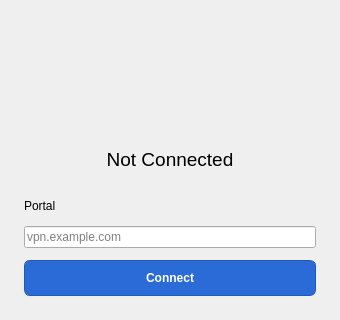
<?xml version="1.0" encoding="UTF-8"?>
<ui version="4.0">
 <class>GPClient</class>
 <widget class="QMainWindow" name="GPClient">
  <property name="geometry">
   <rect>
    <x>0</x>
    <y>0</y>
    <width>340</width>
    <height>320</height>
   </rect>
  </property>
  <property name="windowTitle">
   <string>GlobalProtect OpenConnect</string>
  </property>
  <property name="windowIcon">
   <iconset resource="resources.qrc">
    <normaloff>:/images/logo.svg</normaloff>:/images/logo.svg</iconset>
  </property>
  <property name="iconSize">
   <size>
    <width>22</width>
    <height>22</height>
   </size>
  </property>
  <widget class="QWidget" name="centralwidget">
   <layout class="QVBoxLayout" name="mainLayout">
    <property name="spacing">
     <number>12</number>
    </property>
    <property name="leftMargin">
     <number>24</number>
    </property>
    <property name="topMargin">
     <number>24</number>
    </property>
    <property name="rightMargin">
     <number>24</number>
    </property>
    <property name="bottomMargin">
     <number>24</number>
    </property>
    <item>
     <widget class="QLabel" name="statusImage">
      <property name="minimumSize">
       <size>
        <width>0</width>
        <height>112</height>
       </size>
      </property>
      <property name="maximumSize">
       <size>
        <width>16777215</width>
        <height>112</height>
       </size>
      </property>
      <property name="text">
       <string/>
      </property>
     </widget>
    </item>
    <item>
     <widget class="QLabel" name="statusLabel">
      <property name="font">
       <font>
        <pointsize>14</pointsize>
       </font>
      </property>
      <property name="text">
       <string>Not Connected</string>
      </property>
      <property name="alignment">
       <set>Qt::AlignCenter</set>
      </property>
     </widget>
    </item>
    <item>
     <widget class="QStackedWidget" name="viewStack">
      <property name="currentIndex">
       <number>0</number>
      </property>
      <widget class="QWidget" name="disconnectedView">
       <layout class="QVBoxLayout" name="disconnectedLayout">
        <property name="spacing">
         <number>6</number>
        </property>
        <property name="leftMargin">
         <number>0</number>
        </property>
        <property name="topMargin">
         <number>8</number>
        </property>
        <property name="rightMargin">
         <number>0</number>
        </property>
        <property name="bottomMargin">
         <number>0</number>
        </property>
        <item>
         <widget class="QLabel" name="portalLabel">
          <property name="text">
           <string>Portal</string>
          </property>
          <property name="buddy">
           <cstring>portalInput</cstring>
          </property>
         </widget>
        </item>
        <item>
         <widget class="QLineEdit" name="portalInput">
          <property name="placeholderText">
           <string>vpn.example.com</string>
          </property>
         </widget>
        </item>
       </layout>
      </widget>
      <widget class="QWidget" name="connectedView">
       <layout class="QVBoxLayout" name="connectedLayout">
        <property name="leftMargin">
         <number>0</number>
        </property>
        <property name="topMargin">
         <number>0</number>
        </property>
        <property name="rightMargin">
         <number>0</number>
        </property>
        <property name="bottomMargin">
         <number>0</number>
        </property>
       </layout>
      </widget>
     </widget>
    </item>
    <item>
     <widget class="QPushButton" name="connectButton">
      <property name="minimumSize">
       <size>
        <width>0</width>
        <height>36</height>
       </size>
      </property>
      <property name="styleSheet">
       <string notr="true">/* The accent of the primary button: the only fixed colour besides the shields,
   chosen to keep white text readable on light and dark palettes. */
#connectButton {
    background-color: #2a6bd8;
    color: white;
    border: 1px solid #2159b8;
    border-radius: 6px;
    padding: 6px 12px;
    font-weight: bold;
}
#connectButton:hover {
    background-color: #3a7be8;
}
#connectButton:focus {
    border: 2px solid palette(window-text);
}
#connectButton:pressed {
    background-color: #2159b8;
}
#connectButton:disabled {
    background-color: #4a6290;
    border-color: #4a6290;
    color: white;
}</string>
      </property>
      <property name="text">
       <string>Connect</string>
      </property>
      <property name="autoDefault">
       <bool>true</bool>
      </property>
     </widget>
    </item>
   </layout>
  </widget>
 </widget>
 <resources>
  <include location="resources.qrc"/>
 </resources>
 <connections/>
</ui>
